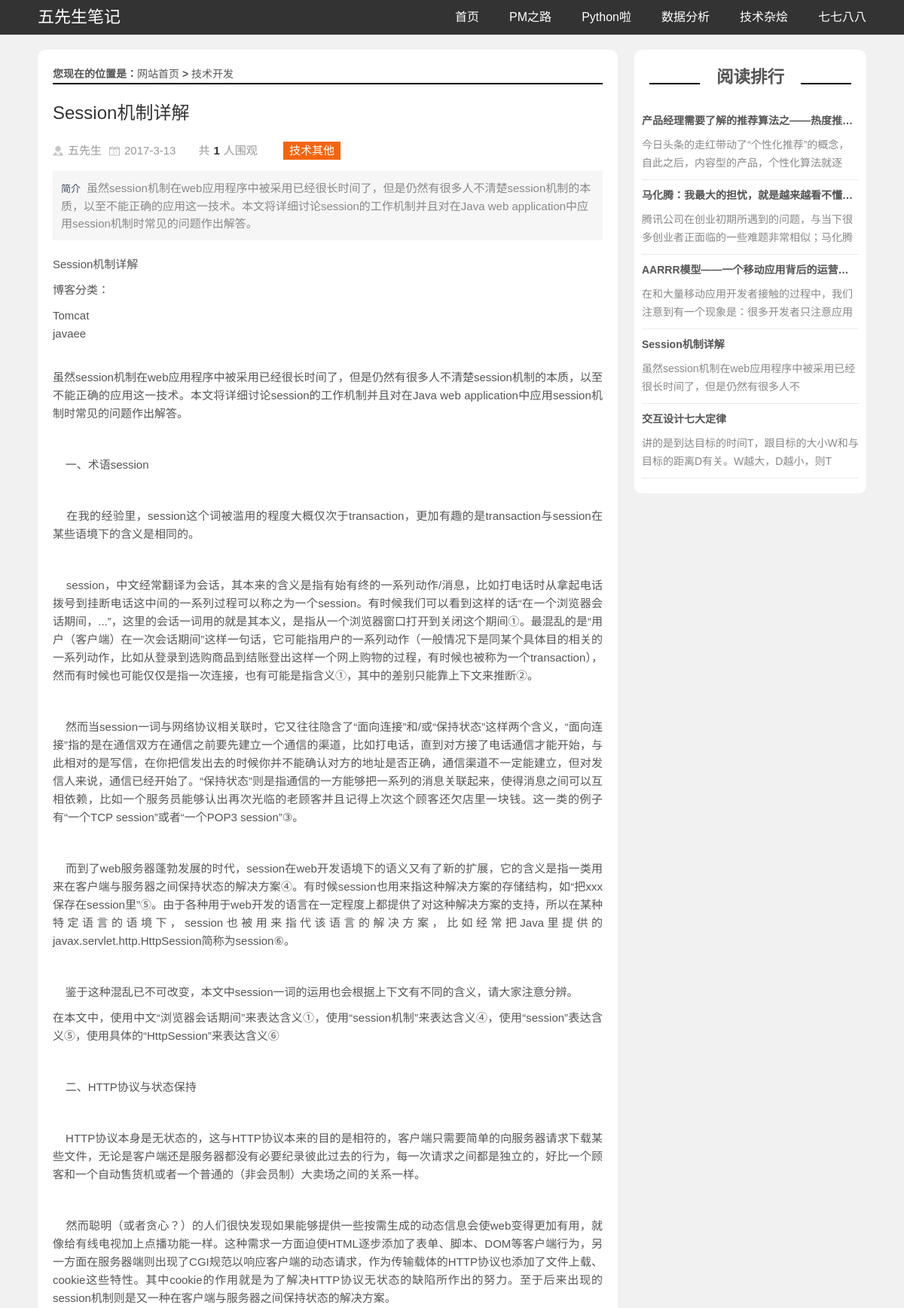
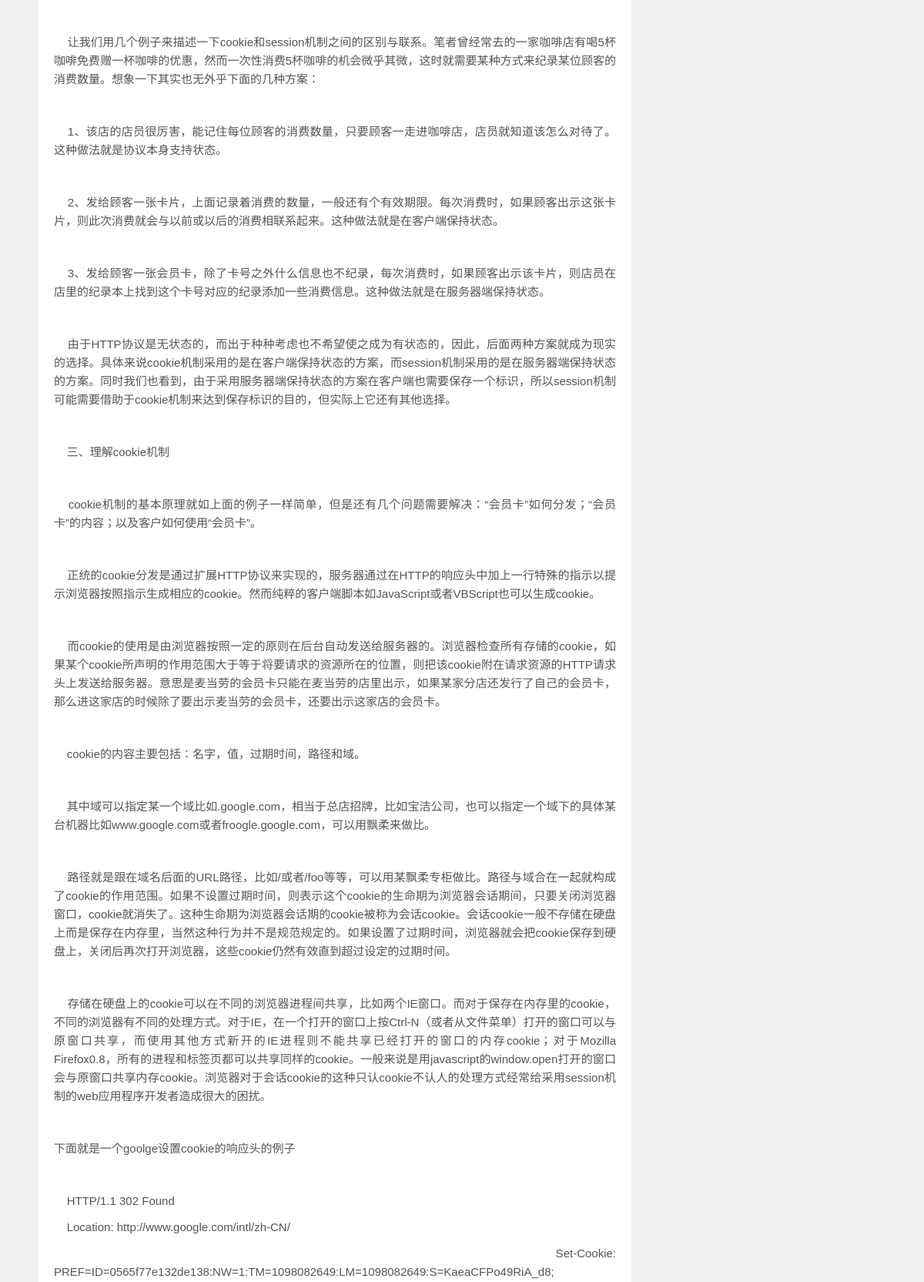
The page /post/5 (upper part) on the database its author committed (2 pictures, top to bottom).
### blog/models.py (models this page shows, shortened)
class Post(models.Model):
    title = models.CharField(max_length=100)
    body = RichTextUploadingField()
    created_time = models.DateTimeField()
    modified_time = models.DateTimeField()
    excerpt = models.TextField(max_length=200, blank=True)
    category = models.ForeignKey(Category, on_delete=models.CASCADE)
    tags = models.ForeignKey(Tag, on_delete=models.CASCADE, blank=True, default='0')
    author = models.ForeignKey(User, on_delete=models.CASCADE)
    views = models.PositiveIntegerField(default=0)
    imgUrl = ImageField(upload_to='PostImg', default='0')
    def increase_views(self):
        self.views += 1
        self.save(update_fields=['views'])

class Category(models.Model):
    name = models.CharField(max_length=100)
    def __str__(self):
        return self.name

class User(models.Model):
    name = models.CharField(max_length=100)
    def __str__(self):
        return self.name

class Tag(models.Model):
    category = models.ForeignKey(Category, default='0', on_delete=models.CASCADE)
    name = models.CharField(max_length=100)

### blog/views.py (the view)
# urls.py: path('post/<int:post_id>', views.detail, name='detail'),
def detail(request, post_id):
    post = get_object_or_404(models.Post, pk=post_id)
    post.increase_views()
    post.body = markdown.markdown(post.body,
                                  extensions=[
                                      'markdown.extensions.extra',
                                      'markdown.extensions.fenced_code',
                                      'markdown.extensions.codehilite',
                                      'markdown.extensions.toc',
                                  ])
    all_post_list = models.Post.objects.all().order_by('-created_time')
    most_view_list = all_post_list.order_by("-views")[:5]
    context = {
        "post": post,
        "most_view_list": most_view_list
    }
    return render(request, "blog/detail.html", context)

### blog/templates/blog/detail.html (shortened to what this page needs)
{% load staticfiles %}
<!doctype html>
<html>
<head>
    <link href="{% static "blog/css/base.css" %}" rel="stylesheet">
    <link href="{% static "blog/css/index.css" %}" rel="stylesheet">
    <link href="{% static "blog/css/m.css" %}" rel="stylesheet">
</head>
<body>
<header>
    <div id="mnav">
        <div class="logo"><a href="/">五先生笔记</a></div>
        <ul id="starlist">
            <li><a href="http://localhost:8000/">首页</a></li>
            <li><a href="{% url "blog:category" 6 %}">PM之路</a></li>
            <li><a href="{% url "blog:category" 7 %}">Python啦</a></li>
            <li><a href="{% url "blog:category" 8 %}">数据分析</a></li>
            <li><a href="{% url "blog:category" 9 %}">技术杂烩</a></li>
            <li><a href="{% url "blog:category" 9 %}">七七八八</a></li>
        </ul>
    </div>
</header>
<div class="line46"></div>
<div class="blank"></div>
<article>
    <div class="leftbox">
        <div class="infos">
            <div class="newsview">
                <h2 class="intitle">您现在的位置是：<a href="/">网站首页</a>&nbsp;&gt;&nbsp;<a href="/">{{ post.category }}</a></h2>
                <h3 class="news_title">{{ post.title }}</h3>
                <div class="news_author"><span class="au01">{{ post.author }}</span><span
                        class="au02">{{ post.created_time.year }}-{{ post.created_time.month }}-{{ post.created_time.day }}</span><span
                        class="au03">共<b>{{ post.views }}</b>人围观</span>
                    <span class="tags"><a href="{% url "blog:tag" post.tags.id %}">{{ post.tags.name }}</a></span>
                </div>
                <div class="news_about"><strong>简介</strong>{{ post.excerpt }}
                </div>
                <div class="news_infos">
                    {{ post.body| safe }}
                </div>
            </div>
        </div>
    </div>
    <div class="rightbox">
        <div class="paihang">
            <h2 class="ab_title"><a href="{% url "blog:top" %}">阅读排行</a></h2>
            {% if most_view_list %}
                <ul>
                    {% for post in most_view_list %}
                        <li><b><a href="{% url "blog:detail" post.id %}" target="_blank">{{ post.title }}</a></b>
                            <p>{{ post.excerpt | truncatechars:40 }}</p>
                        </li>
                    {% endfor %}
                </ul>
            {% endif %}
        </div>
    </div>
</article>
</body>
</html>

### blog/static/blog/css/base.css (style rules this page uses)
* { margin: 0; padding: 0 }
body { font: 15px "Microsoft YaHei", Arial, Helvetica, sans-serif; color: #555; background: #f1f1f1; line-height: 1.5; }
ul, li { list-style: none; }
a { text-decoration: none; color: #555 }
.blank { height: 20px; overflow: hidden; width: 100%; margin: auto; clear: both }
.line46 { height: 46px; width: 100% }
header { width: 100%; color: #FFF; background: #333; line-height: 46px; overflow: hidden; position: fixed; top: 0; z-index: 100 }
.logo { float: left; font-size: 22px }
#mnav { width: 1100px; margin: auto }
#mnav a { color: #FFF }
#starlist { float: right; }
#starlist li { float: left; display: block; padding: 0 0 0 40px; font-size: 16px }
article { width: 1100px; margin: auto; overflow: hidden }

### blog/static/blog/css/index.css (style rules this page uses)
.leftbox { width: 70%; float: left; overflow: hidden; margin-bottom: 20px; }
.rightbox { width: 28%; float: right; overflow: hidden; }
.ab_title { text-align: center; position: relative; margin: 20px; }
.ab_title:before { content: ""; width: 25%; height: 2px; background: #000; position: absolute; left: 0; bottom: 8px }
.ab_title:after { content: ""; width: 25%; height: 2px; background: #000; position: absolute; right: 0; bottom: 8px }
.paihang { background: #FFF; border-radius: 10px; overflow: hidden; margin: 0 0 20px 0; }
.paihang ul { padding: 10px; }
.paihang ul li { border-bottom: solid 1px #EAEAEA; font-size: 14px; margin: 0 0 10px 0; padding: 0 0 10px 0; overflow: hidden; }
.paihang ul li b { height: 30px; text-overflow: ellipsis; white-space: nowrap; overflow: hidden; display: block; }
.paihang ul li p { line-height: 24px; color: #888 }
.infos { width: 100%; background: #FFF; border-radius: 10px; overflow: hidden; }
.newsview { padding: 20px }
.intitle { line-height: 24px; height: 24px; font-size: 14px;; border-bottom: #000 2px solid; }
.intitle a { font-weight: normal; }
.news_title { font-size: 24px; font-weight: normal; padding: 20px 0; color: #333; }
.news_author { width: 100%; color: #999; line-height: 18px; }
.news_author span { margin-right: 10px; padding-left: 20px }
.au01 { background: url(../images/author2.png) no-repeat left center }
.au02 { background: url(../images/date.png) no-repeat left center }
.au03 b { color: #333; padding: 0 5px }
.news_about { color: #888888; border: 1px solid #F3F3F3; padding: 10px; margin: 10px auto 0; line-height: 23px; background: none repeat 0 0 #F6F6F6; }
.news_about strong { color: #38485A; font-weight: 400 !important; font-size: 13px; padding-right: 8px; }
.tags a { background: #F4650E; padding: 3px 8px; margin: 0 5px 5px 0; color: #fff; display: inline-block; }
.tags { margin: 10px 0; }
.news_infos { line-height: 24px; text-align: justify; padding: 20px 0 }
.news_infos p { margin-bottom: 10px }

### rows shown on the page
Post: category "技术开发", title "Session机制详解", author "五先生", created_time.year "2017", created_time.month "3", created_time.day "13", views "1", tags.name "技术其他", excerpt "虽然session机制在web应用程序中被采用已经很长时间了，但是仍然有很多人不清楚session机制的本质，以至不能正确的应用这一技术。本文将详细讨论session的工作机制并且对在Java web application中应用session机制时常见的问题作出解答。", body "Session机制详解 博客分类： Tomcat javaee 虽然session机制在web应用程序中被采用已经很长时间了，但是仍然有很多人不清楚session机制的本质，以至不能正确的应用这一技术。本文将详细讨论session的工作机制并且对在Java web application中应用session机制时常见的问题作出解答。 一、术语session 在我的经验里，session这个词被滥用的程度大概仅次于transaction，更加有趣的是transaction与session在某些语境下的含义是相同的。 session，中文经常翻译为会话，其本来的含义是指有始有终的一系列动作/消息，比如打电话时从拿起电话拨号到挂断电话这中间的一系列过程可以称之为一个session。有时候我们可以看到这样的话“在一个浏览器会话期间，...”，这里的会话一词用的就是其本义，是指从一个浏览器窗口打开到关闭这个期间①。最混乱的是“用户（客户端）在一次会话期间”这样一句话，它可能指用户的一系列动作（一般情况下是同某个具体目的相关的一系列动作，比如从登录到选购商品到结账登出这样一个网上购物的过程，有时候也被称为一个transaction），然而有时候也可能仅仅是指一次连接，也有可能是指含义①，其中的差别只能靠上下文来推断②。…", excerpt "虽然session机制在web应用程序中被采用已经很长时间了，但是仍然有很多人不"
Post: title "产品经理需要了解的推荐算法之——热度推…", excerpt "今日头条的走红带动了“个性化推荐”的概念，自此之后，内容型的产品，个性化算法就逐"
Post: title "马化腾：我最大的担忧，就是越来越看不懂…", excerpt "腾讯公司在创业初期所遇到的问题，与当下很多创业者正面临的一些难题非常相似；马化腾"
Post: title "AARRR模型——一个移动应用背后的运营模式", excerpt "在和大量移动应用开发者接触的过程中，我们注意到有一个现象是：很多开发者只注意应用"
Post: title "交互设计七大定律", excerpt "讲的是到达目标的时间T，跟目标的大小W和与目标的距离D有关。W越大，D越小，则T"
